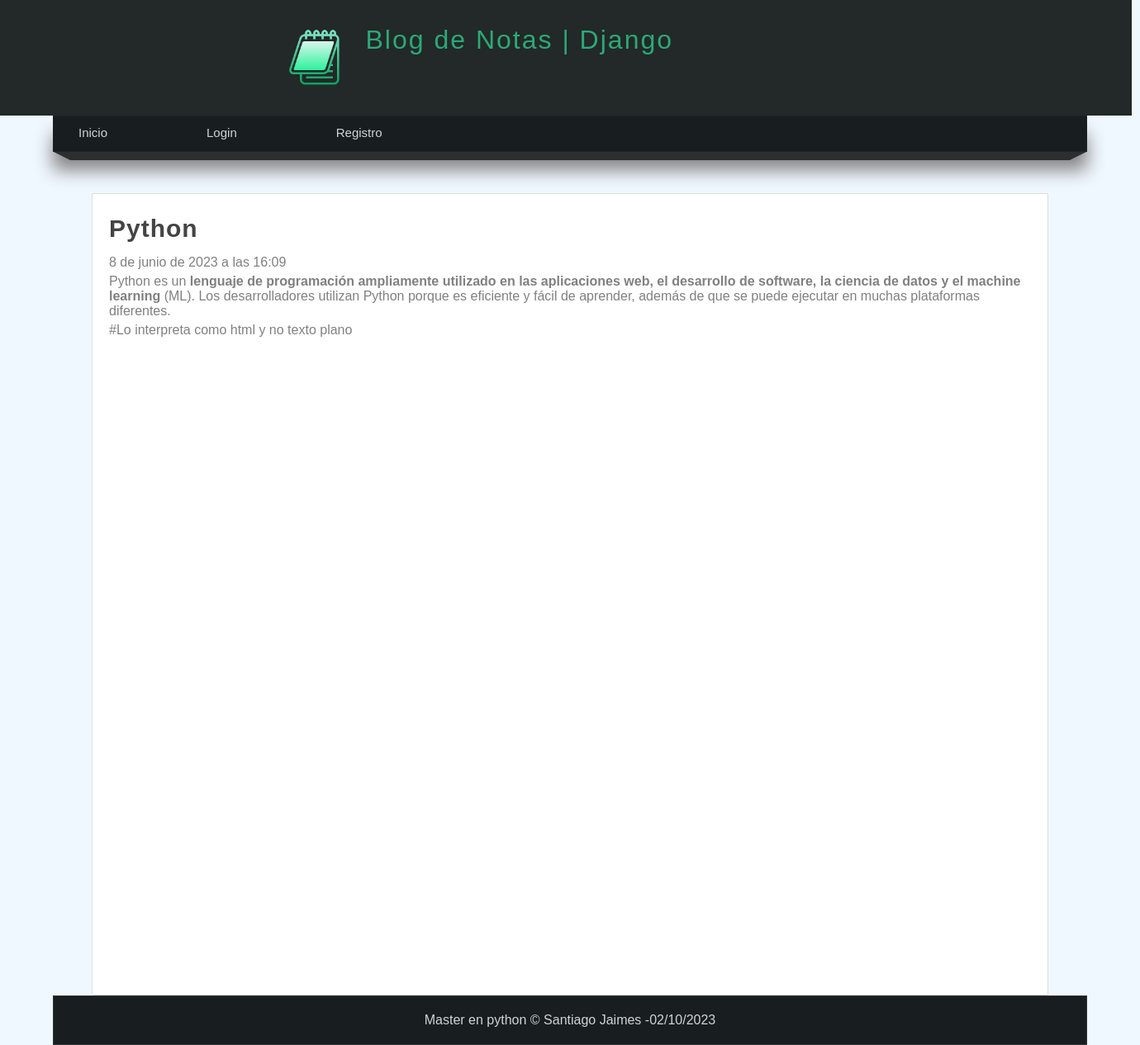
Page /articulo/1 on the committed database.
### Blog/models.py (models this page shows, shortened)
class Article(models.Model):
    user= models.ForeignKey(User,verbose_name='Usuario',on_delete=models.CASCADE)
    '''
    El campo 'user' es una clave externa (ForeignKey) en el modelo actual.
    Representa una relación con el modelo 'User' proporcionado por Django, el cual
    representa a los usuarios registrados en el sistema.
    El parámetro 'verbose_name' se utiliza para dar un nombre descriptivo al campo
    en la interfaz de administración de Django, en este caso, se le asigna el nombre "Usuario".
    El parámetro 'on_delete' especifica qué hacer con los objetos relacionados cuando se elimine
    el objeto principal al que se refiere esta clave externa.
    En este caso, se utiliza 'models.CASCADE', lo que significa que cuando se elimina un objeto 'User'
    relacionado, también se eliminarán todos los objetos que tengan esta clave externa.
    '''
    categories=models.ManyToManyField(Category,verbose_name='Categorias',blank=True)
    '''
    El campo 'categories' es un campo de relación ManyToMany en el modelo actual.
    Representa una relación de muchos a muchos con el modelo 'Category'.
    El parámetro 'verbose_name' se utiliza para dar un nombre descriptivo al campo en la interfaz
    de administración de Django, en este caso, se le asigna el nombre "Categorias".
    El parámetro 'null=True' permite que este campo pueda ser nulo en la base de datos.
    El parámetro 'blank=True' indica que este campo puede estar en blanco, es decir, no es requerido.
    Estos dos parámetros 'null=True' y 'blank=True' juntos permiten que el campo sea opcional.
    '''
    title=models.CharField(max_length=150,verbose_name='Titulo')
    content= RichTextField(verbose_name='Contenido')
    image=models.ImageField(default='null',verbose_name="Imagen",upload_to="articles")
    public=models.BooleanField(verbose_name='¿Publicado?')
    created_at=models.DateTimeField(auto_now_add=True, verbose_name='Creado el')
    update_at=models.DateTimeField(auto_now=True, verbose_name='Actualizado el')
    class Meta:
        verbose_name='Articulo'
        verbose_name_plural='Articulos'

### Blog/views.py (the view)
# urls.py: path('articulo/<int:article_id>',views.article,name="article")
def article(request,article_id):
    article= get_object_or_404(Article,id=article_id)
    return render(request,'articles/detail.html',{
        'article':article
    })

### Blog/Processor.py (called while the page is built)
def get_categories(request):
    ids=Article.objects.filter(public=True).values_list('categories',flat=True)
    categories=Category.objects.filter(id__in=ids).values_list('id','name')
    return{
        'categories':categories,
        'ids':ids
    }

### pages/context_processor.py (called while the page is built)
def get_pages(request):
    pages=Page.objects.filter(public=True).order_by('order').values_list('id','title','slug')
    return{
        'pages':pages
    }

### Blog/templates/articles/detail.html (shortened to what this page needs)
{% extends 'layouts/layout.html' %}
{%block content%}
    <h1 class="title">{{article.title}}</h1>
    <spam class="date">{{article.created_at}}</spang>
    <p class="content">
        {{article.content|safe}}
        #Lo interpreta como html y no texto plano
    </p>
{%endblock%}

### MainApp/static/css/styles.css (style rules this page uses)
* { margin: 0px; padding: 0px; font-family: sans-serif,Arial, Helvetica; text-decoration: none; }
body { background-color: aliceblue; }
p { margin-top: 5px; margin-bottom: 5px; }
.title { color: #444; letter-spacing: 1px; font-size: 30px; margin-bottom: 10px; margin-top: 5px; }
.date { display: block; margin-top: 15px; margin-bottom: 15px; color: grey; }
.content { line-height: 25px; color: black; }

### rows in the picture
Article: title "Python", created_at "8 de junio de 2023 a las 16:09", content "Python es un lenguaje de programación ampliamente utilizado en las aplicaciones web, el desarrollo de software, la ciencia de datos y el machine learning (ML). Los desarrolladores utilizan Python porque es eficiente y fácil de aprender, además de que se puede ejecutar en muchas plataformas diferentes."
